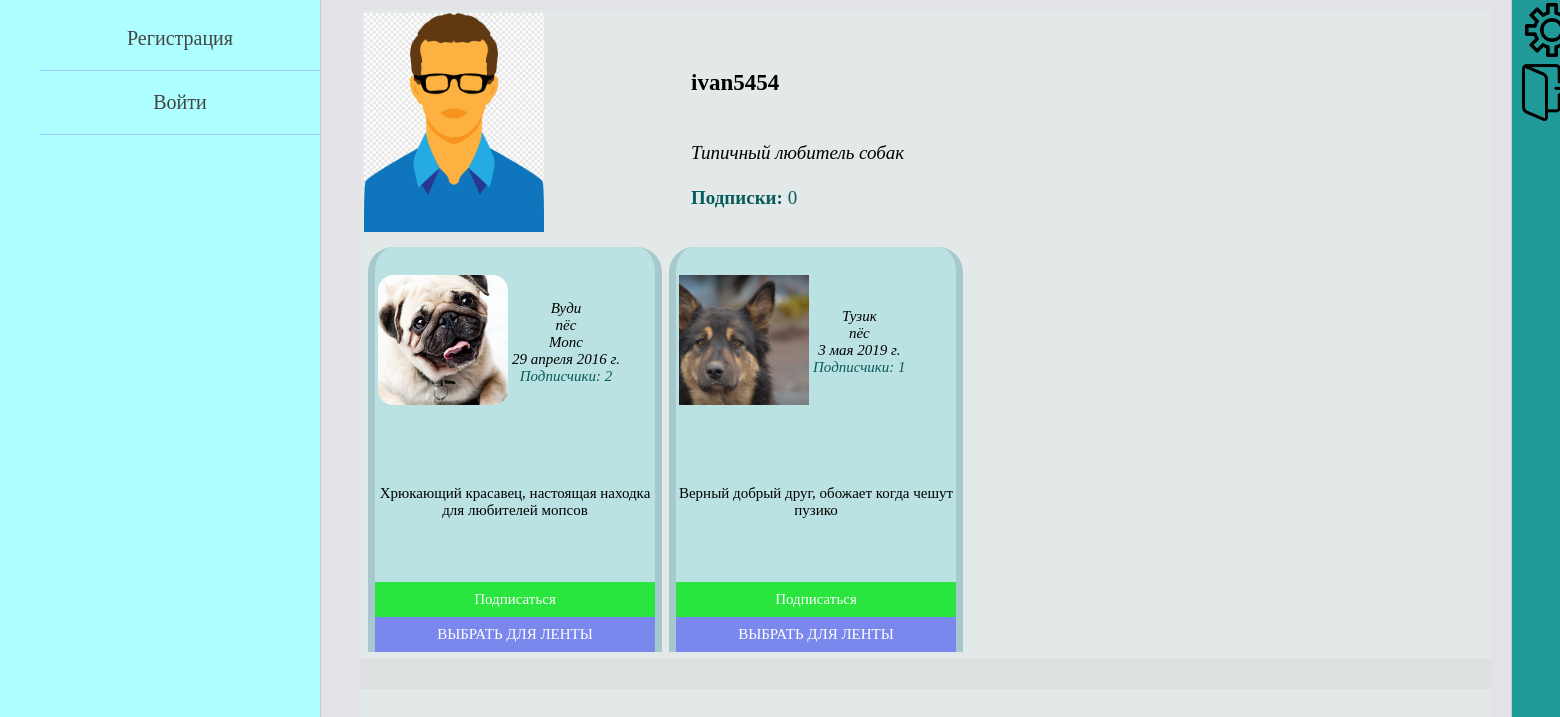
Page /profile/2/ on the earlier database version.
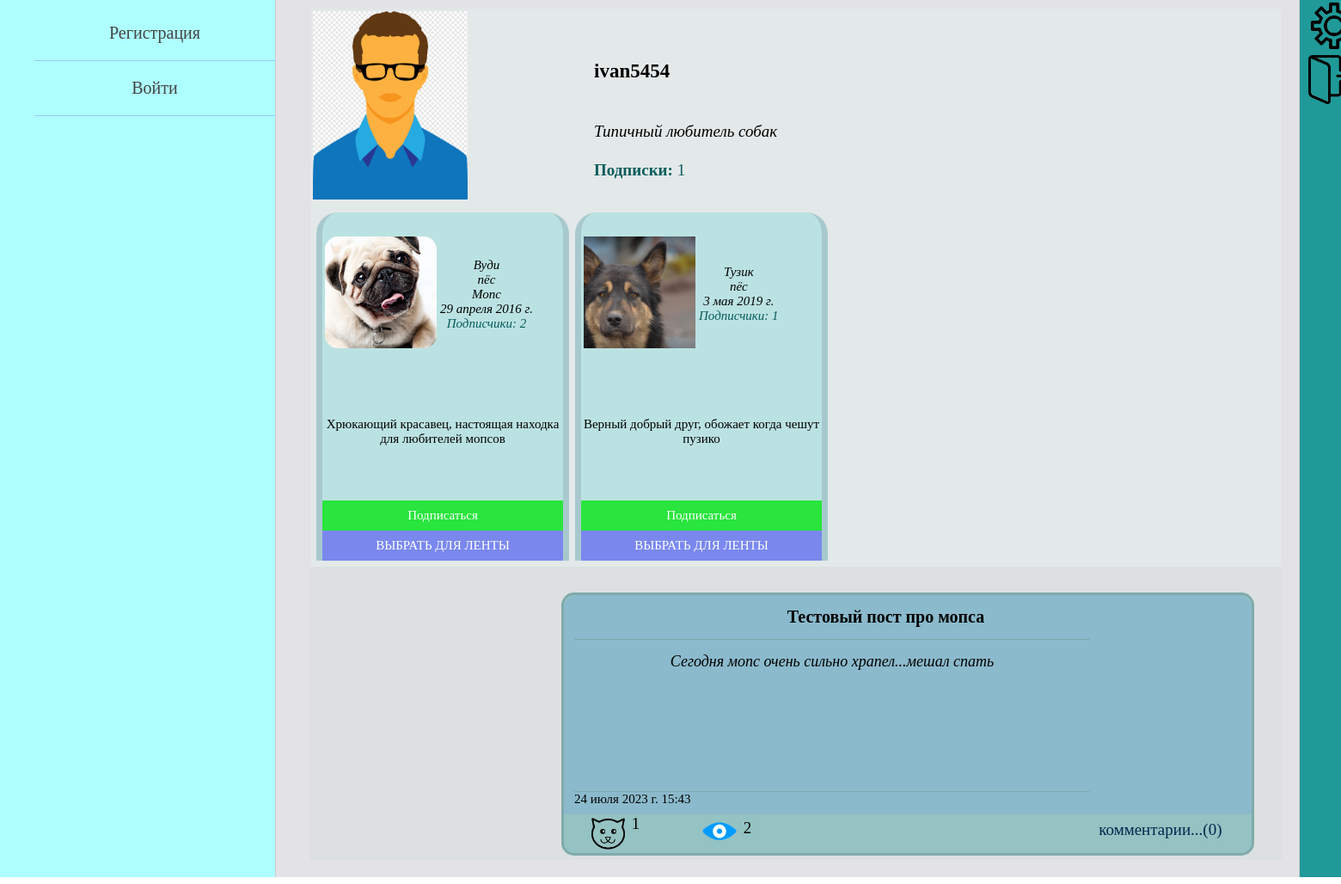
Same page on the later database version.
### pet_owners/models.py (models this page shows, shortened)
class Owner(AbstractUser):
    date_of_birth = models.DateField(blank=True, verbose_name='дата рождения пользователя', null=True)
    avatar = models.ImageField(upload_to="owners_photos/%Y/%m/%d/", blank=True,
                               verbose_name='фото пользователя', null=True)
    about_myself = models.TextField(max_length=520, blank=True, verbose_name='о себе', null=True)
    instagram = models.URLField(blank=True, verbose_name='инстаграм', null=True)
    vkontakte = models.URLField(blank=True, verbose_name='вконтакте', null=True)
    youtube = models.URLField(blank=True, verbose_name='ютуб', null=True)

class Animal(models.Model):
    GENDER = (
        ("male", "male"),
        ("female", "female")
    )
    name_of_animal = models.CharField(max_length=55, verbose_name='имя питомца')
    pet_owner = models.ForeignKey(settings.AUTH_USER_MODEL, on_delete=models.CASCADE, verbose_name='владелец')
    category_of_animal = models.ForeignKey(AnimalCategory, on_delete=models.PROTECT, verbose_name='вид')
    animal_breed = models.CharField(max_length=100, blank=True, verbose_name='порода питомца')
    date_of_animal_birth = models.DateField(verbose_name='дата рождения питомца')
    sex = models.CharField(max_length=6, choices=GENDER, verbose_name='пол', null=True)
    animal_photo = models.ImageField(upload_to="animals_photos/%Y/%m/%d/", verbose_name='фото питомца')
    about_pet = models.TextField(max_length=520, verbose_name='о питомце')
    def change_follower(self):
        return reverse('change_follower_for_animal', kwargs={'animal_id': self.pk})
    class Meta:
        verbose_name = 'Питомец'
        verbose_name_plural = 'Питомцы'

class AnimalCategory(models.Model):
    category = models.CharField(max_length=255, verbose_name='вид домашнего животного')
    def __str__(self):
        return self.category
    class Meta:
        verbose_name = 'Вид'
        verbose_name_plural = 'Виды'

class OwnerPost(models.Model):
    autor = models.ForeignKey(settings.AUTH_USER_MODEL, on_delete=models.CASCADE, verbose_name='автор поста')
    title = models.CharField(max_length=105, blank=True, verbose_name='заголовок')
    text_of_post = models.TextField(max_length=2000, verbose_name='текст поста')
    animals = models.ManyToManyField(Animal, related_name='posts',
                                     verbose_name='питомцы в посте')
    is_published = models.BooleanField(default=True)
    date_create = models.DateTimeField(auto_now_add=True, verbose_name='дата создания поста')
    views = models.ManyToManyField(settings.AUTH_USER_MODEL, related_name='views', verbose_name='просмотры')
    likes = models.ManyToManyField(settings.AUTH_USER_MODEL, related_name='likes', verbose_name='лайки')
    class Meta:
        verbose_name = 'Пост пользователя'
        verbose_name_plural = 'Посты пользователей'
        ordering = ['-date_create']

### pet_owners/views.py (the view)
# urls.py: path('profile/<int:id>/', ProfileHome.as_view(all_animals=False),
class ProfileHome(DataMixin, ListView):
    model = Owner
    template_name = 'pet_owners/profile_page.html'
    context_object_name = 'profile'
    all_animals = False
    def get_queryset(self):
        return Owner.objects.get(pk=self.kwargs['id'])
    def get_context_data(self, *, object_list=None, **kwargs):
        context = super().get_context_data(**kwargs)
        user = Owner.objects.get(pk=self.kwargs['id'])
        if self.request.user.id == self.kwargs['id']:
            context['title'] = "Мой профиль"
        else:
            context['title'] = f"Профиль {user.username}"
        left_menu = self.get_left_menu()
        context.update(left_menu)
        subs_and_animals = self.get_subscriptions_and_animals_of_owner(user)
        context.update(subs_and_animals)
        owner_posts = self.get_owner_posts(user)
        context.update(owner_posts)
        return context

### pet_owners/templates/pet_owners/profile_page.html (shortened to what this page needs)
{% extends 'pet_owners/base.html' %}
{% load pet_owners_tags %}
{% block content %}
<table border=0 cellpadding="0" cellspacing="0" class="profile_table">
<tr class="user_info">
    <td>
        <table>
        <tr>
            <td class="avatar_zone">
                {% if profile.avatar %}
                    <img src="{{profile.avatar.url}}" width=180>
                {% else %}
                    <img src="/static/pet_owners/images/no_photo.jpg" width=180>
                {% endif %}
            </td>
            <td class="about_user_zone">
                <table class="about_user">
                <tr class="username"><td><p>{{profile.username}}</p></td></tr>
                <tr class="user_bio"><td><p>{{profile.about_myself}}</p></td></tr>
                <tr class="subs_of_user"><td>
                    <a href="#"><span>Подписки: </span>{{num_of_subs}}</a>
                </td></tr>
                </table>
            </td>
        </tr>
        </table>
    </td>
</tr>
<tr class="animals_info">
    <td width="1350">
        {% if num_of_animals %}
            <table cellpadding="0" cellspacing="7">
            <tr>
            {% for animal in animals %}
                {% create_foll_list animal.name_of_animal user_animals_followed as foll_list %}
                <td class="animal_cell">
                    <table cellpadding="0" cellspacing="0">
                        <tr><td>
                            <table class="avatar_and_parameters"><tr>
                                <td valign="middle" class="animal_avatar">
                                    <img src="{{animal.animal_photo.url}}" width=130>
                                </td>
                                <td valign="middle">
                                    <div>{{animal.name_of_animal}}</div>
                                    <div>{{animal.category_of_animal}}</div>
                                    <div>{{animal.animal_breed}}</div>
                                    <div>{{animal.date_of_animal_birth}}</div>
                                    <div class="subs_of_user">
                                        <a href="#">
                                            <span>Подписчики: </span>{{foll_list.count_folls}}
                                        </a>
                                    </div>
                                </td>
                            </tr></table>
                        </td></tr>
                        <tr><td class="about_animal">
                            {{animal.about_pet|truncatewords:50}}
                        </td></tr>
                        {% if request.user.id != profile.pk and foll_list.is_followed %}
                            <tr><td>
                                <div class="unfollow_animal">
                                    <a href="{{animal.change_follower}}">Отписаться</a>
                                </div>
                            </td></tr>
                        {% elif request.user.id != profile.pk %}
                            <tr><td>
                                <div class="follow_animal">
                                    <a href="{{animal.change_follower}}">Подписаться</a>
                                </div>
                            </td></tr>
                        {% endif %}
                        {% if num_of_animals > 1 %}
                        <tr><td>
                            <div class="select_button">
                                <a href="#">ВЫБРАТЬ ДЛЯ ЛЕНТЫ</a>
                            </div>
                        </td></tr>
                        {% endif %}
                    </table>
                </td>
            {% endfor %}
            </tr>
            </table>
        {% endif %}
    </td>
</tr>
<tr class="news_feed">
    <td>
        <div class="all_posts">
        {% for post in all_posts %}
            {% get_data_for_post post.title data_for_post as post_data %}
            <div class="post_cell">
                <div class="post_info">
                    <div class="title_and_text">
                        <div class="title_block">
                            <div class="edit_delete_buttons">
                            </div>
                            <div class="post_title">
                                {{post.title}}
                            </div>
                        </div>
                        <a href="{% url 'post' post.pk %}"><div class="post_text">
                            {{post.text_of_post|truncatewords:50}}
                        </div></a>
                        <div class="post_datetime">
                            {{post.date_create}}
                        </div>
                    </div>
                    <div class="imgs_in_post">
                    </div>
                </div>
                <div class="post_parameters">
                    {% show_likes_and_views post post_data %}
                    <div class="post_comments">
                        <a href="{% url 'post' post.pk %}">комментарии...(0)</a>
                    </div>
                </div>
            </div>
        {% endfor %}
    </div></td>
</tr>
</table>
{% endblock %}

### pet_owners/templates/pet_owners/base.html (shortened to what this page needs)
{% load static %}
<!DOCTYPE html>
<html lang="en">
<head>
    <link type="text/css" href="{% static 'pet_owners/css/styles.css' %}" rel="stylesheet" />
</head>
<body>
<table class="table-page" border=0 cellpadding="0" cellspacing="0">
<tr>
    <td valign="top" class="left-chapters">
        <ul id="leftchapters">
            {% for el_menu in left_menu %}
                {% if request.user.is_authenticated %}
                    <li><a href="{% url el_menu.url_name.0 el_menu.url_name.1 %}">{{el_menu.title}}</a></li>
                {% else %}
                    <li><a href="{% url el_menu.url_name %}">{{el_menu.title}}</a></li>
                {% endif %}
            {% endfor %}
        </ul>
    </td>
    <td valign="top" class="content">
        <div class="content-text">
            {% block content %}
            {% endblock %}
        </div>
    </td>
    <td valign="top" class="right-chapters">
        <table border=0 cellpadding="0" cellspacing="0">
            <tr class="settings_button"><td>
                <a href="#">
                    <img src="/static/pet_owners/images/settings_img.png" width="60">
                </a>
            </td></tr>
            <tr class="logout_button"><td>
                <a href="{% url 'logout' %}">
                    <img src="/static/pet_owners/images/exit.png" width="60">
                </a>
            </td></tr>
            <tr><td>
                <ul id="rightchapters">
                </ul>
            </td></tr>
        </table>
    </td>
</tr>
</table>
</body>
</html>

### pet_owners/templates/pet_owners/likes_and_views_for_posts.html
<div class="post_likes">
    <div class="img_like">
    <a href="{% url 'like_for_post' post.pk %}">
        {% if post_data.is_liked %}
            <img src="/static/pet_owners/images/active_like.png" width="45">
        {% else %}
            <img src="/static/pet_owners/images/like.png" width="45">
        {% endif %}
    </a>
    </div>
    <div class="like_count">{{post.likes.count}}</div>
</div>
<div class="post_views">
    <div class="img_view">
        <img src="/static/pet_owners/images/view.png" width="45">
    </div>
    <div class="view_count">{{post.views.count}}</div>
</div>

Differences in the rows shown:
added OwnerPost: title "Тестовый пост про мопса", text_of_post "Сегодня мопс очень сильно храпел...мешал спать", date_create "24 июля 2023 г. 15:43", likes.count "1", views.count "2"
Other differences:
{{ num_of_subs }}: "0" → "1"
